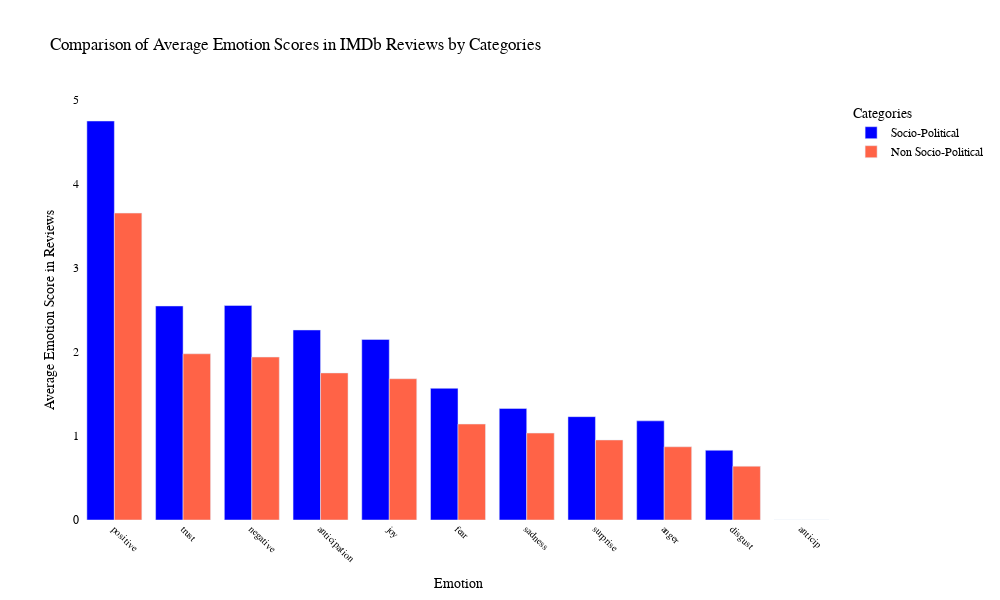

Write notebook code for a chart like this one.
### Markdown cell above
In the dynamic landscape of the film industry, the exploration of how explicit socio-political content in movies compares to those emphasizing entertainment or aesthetics has become an increasingly pertinent area of inquiry. In this part, we want to unravel the nuanced interplay between critical reception and recognition in movies, aiming to discern whether movies addressing socio-political themes resonate differently with audiences compared to those designed that are non socio-political.

The research question at the core of this investigation is: "How does the critical reception and recognition of movies with explicit socio-political content compare to those focused on entertainment or aesthetics?" To answer this question, a comprehensive analysis was undertaken, considering a range of factors, from average ratings to standard deviations, with the ultimate goal of uncovering patterns and trends that illuminate the distinct nature of these two categories.

The statistical results yielded a compelling T-Statistic of 17.59 and an extremely low P-Value of 1.44e-68, indicating a statistically significant difference in IMDb ratings between movies with explicit socio-political content and those emphasizing entertainment or aesthetics. This substantial T-Statistic emphasizes the magnitude of the observed difference.

Further insight into the ratings reveals that movies with explicit socio-political content, on average, received a mean IMDb rating of 6.42, while those in the entertainment or aesthetics category had a slightly lower mean rating of 6.12. The standard deviation for socio-political movies (1.01) was also marginally lower than that of non socio-political movies (1.08).

This discovery opens a gateway to a deeper understanding of audience preferences, critical evaluations, and the potential impact of socio-political narratives on the movies landscape. The statistically significant difference in ratings not only highlights a preference for socio-political content but also suggests a higher level of consensus among viewers regarding the quality of movies in this genre.

### Code cell
import plotly.graph_objs as go
import pandas as pd
import ast

# Your function definitions...

# Calculate average emotions for each category
avg_emotions_socio_political = calculate_average_emotions(socio_political_df)
avg_emotions_non_socio_political = calculate_average_emotions(non_socio_political_df)

# Combine and sort emotions based on their average scores
combined_avg_emotions = {emotion: (avg_emotions_socio_political.get(emotion, 0) + avg_emotions_non_socio_political.get(emotion, 0)) / 2 for emotion in set(avg_emotions_socio_political).union(avg_emotions_non_socio_political)}
sorted_emotions = sorted(combined_avg_emotions, key=combined_avg_emotions.get, reverse=True)

# Data for socio-political and non-socio-political
socio_political_data = [avg_emotions_socio_political.get(emotion, 0) for emotion in sorted_emotions]
non_socio_political_data = [avg_emotions_non_socio_political.get(emotion, 0) for emotion in sorted_emotions]

# Adding traces
fig_emotions = go.Figure()
fig_emotions.add_trace(go.Bar(
    name='Socio-Political',
    x=sorted_emotions,
    y=socio_political_data,
    marker_color='blue'
))

fig_emotions.add_trace(go.Bar(
    name='Non Socio-Political',
    x=sorted_emotions,
    y=non_socio_political_data,
    marker_color='tomato'
))

# Update the layout for a cleaner look
fig_emotions.update_layout(
    title='Comparison of Average Emotion Scores in IMDb Reviews by Categories',
    xaxis=dict(
        title='Emotion',
        automargin=True,
        tickangle=45,
        tickmode='linear',
        tickfont=dict(size=10),
    ),
    yaxis=dict(title='Average Emotion Score in Reviews', automargin=True),
    barmode='group',
    legend_title='Categories',
    plot_bgcolor='rgba(0,0,0,0)',  # Transparent plot background
    paper_bgcolor='rgba(0,0,0,0)',  # Transparent paper background,
    font=dict(family="Arial, sans-serif", size=12, color="black"),
    legend=dict(y=1, yanchor='top'),
    autosize=False,
    width=1000,
    height=600
)

fig_emotions_json = fig_emotions.to_json()
with open('bar_emotions_figure.json', 'w') as json_file:
    json_file.write(fig_emotions_json)

fig_emotions.show()

### Figure 1 — Plotly figure (JSON) as saved in the notebook; plotly's stock layout.template omitted (floating-point values rounded to 4 significant figures)
{"data": [{"marker": {"color": "blue"}, "name": "Socio-Political", "type": "bar", "x": ["positive", "trust", "negative", "anticipation", "joy", "fear", "sadness", "surprise", "anger", "disgust", "anticip"], "y": [4.752, 2.549, 2.555, 2.263, 2.15, 1.568, 1.328, 1.231, 1.181, 0.8305, 0]}, {"marker": {"color": "tomato"}, "name": "Non Socio-Political", "type": "bar", "x": ["positive", "trust", "negative", "anticipation", "joy", "fear", "sadness", "surprise", "anger", "disgust", "anticip"], "y": [3.655, 1.98, 1.941, 1.752, 1.683, 1.143, 1.035, 0.953, 0.8721, 0.6406, 0]}], "layout": {"autosize": false, "barmode": "group", "font": {"color": "black", "family": "Arial, sans-serif", "size": 12}, "height": 600, "legend": {"title": {"text": "Categories"}, "x": 1.02, "y": 1, "yanchor": "top"}, "paper_bgcolor": "rgba(0, 0, 0, 0)", "plot_bgcolor": "rgba(0, 0, 0, 0)", "title": {"text": "Comparison of Average Emotion Scores in IMDb Reviews by Categories"}, "width": 1000, "xaxis": {"automargin": true, "autorange": true, "range": [-0.5, 10.5], "tickangle": 45, "tickfont": {"size": 10}, "tickmode": "linear", "title": {"text": "Emotion"}, "type": "category"}, "yaxis": {"automargin": true, "autorange": true, "range": [0, 5.002], "title": {"text": "Average Emotion Score in Reviews"}, "type": "linear"}}}
